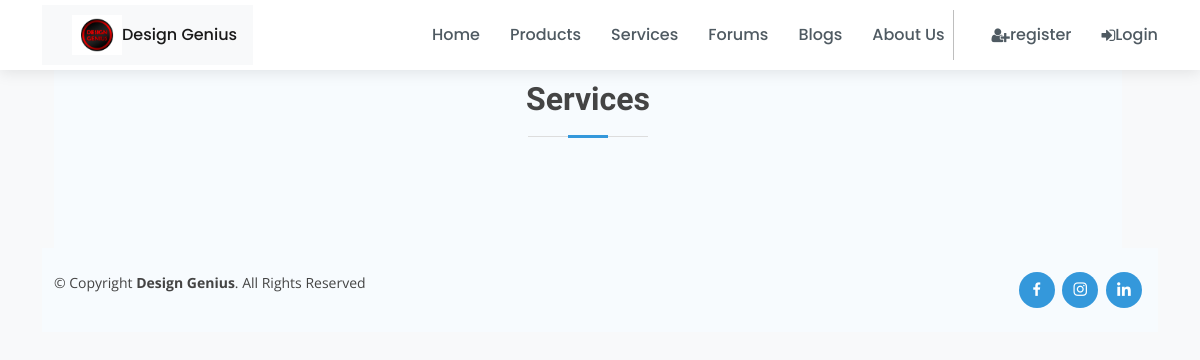
Page /Services/ on the earlier database version.
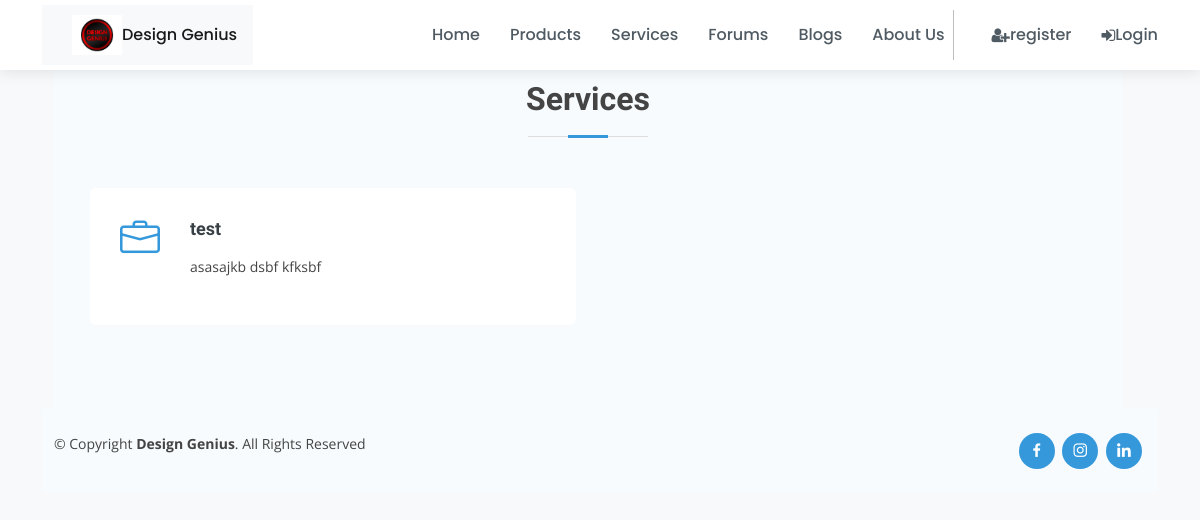
Same page on the later database version.
### Services/models.py (models this page shows, shortened)
class Service(models.Model):
    title = models.CharField(max_length=200, unique=True)
    slug = models.SlugField(max_length=200, unique=True)
    desc = models.CharField(max_length=2500, blank=True)
    content = models.TextField()
    image = ImageField(blank=True, manual_crop="")

### Services/views.py (the view)
# urls.py: path('', views.ServicesList.as_view(), name='home'),
class ServicesList(generic.ListView):
    queryset = Service.objects.all()
    template_name = 'services/index.html'

### Accounts/views.py (called while the page is built)
def global_params(request):
    if request.user.is_anonymous:
        subscription_info = None
    else:
        try:
            subscription_info = Subscription.objects.get(user_membership=request.user)
        except Subscription.DoesNotExist:
             subscription_info = None
    context = {
        "subscription_info": subscription_info,
    }
    return context

### Services/templates/services/index.html
{% extends 'layout/base.html' %} {% load crispy_forms_tags %} {% load static %} {% block content %} {% include "layout/_nav.html" %}
<div class="container" style="margin-top:20px;">
    <div class="row container">
        <section id="services" class="services section-bg">
            <div class="container">
                <div class="section-title">
                    <h2>Services</h2>
                </div>
                <div class="row">
                    {% for service in service_list %}
                    <div class="col-md-6 mt-4 mt-lg-0">
                        <div class="icon-box">
                            <i class="bi bi-briefcase"></i>
                            <h4><a href="{% url 'Services:service_detail' service.slug %}">{{service.title}}</a></h4>
                            <p>{{service.desc}}</p>
                        </div><br>
                    </div>
                    {% endfor %}
                </div>
            </div>
        </section>
    </div>
    {% endblock content %}

Differences in the rows shown:
added Service: title "test", desc "asasajkb dsbf kfksbf"
